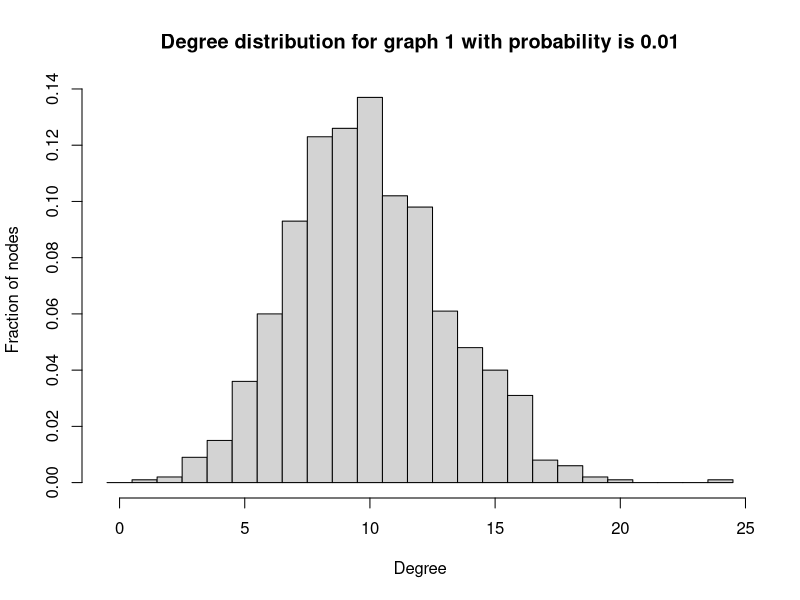
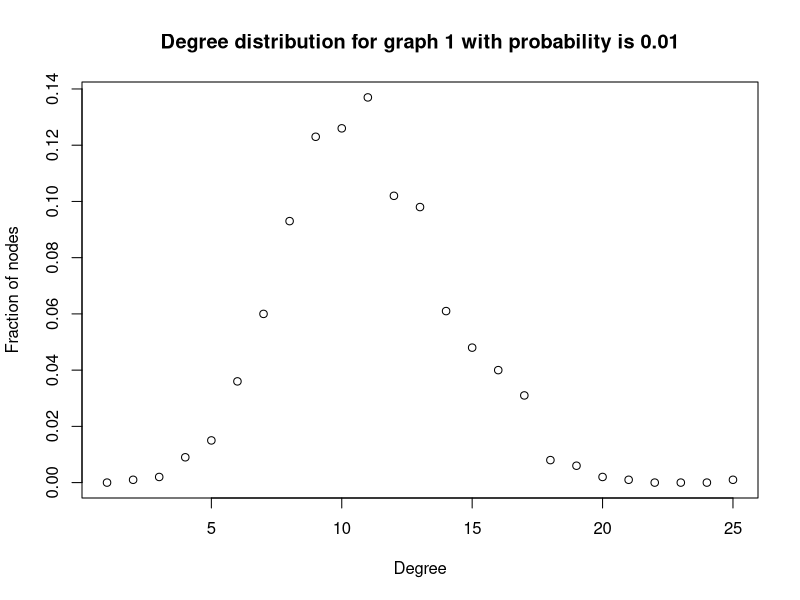
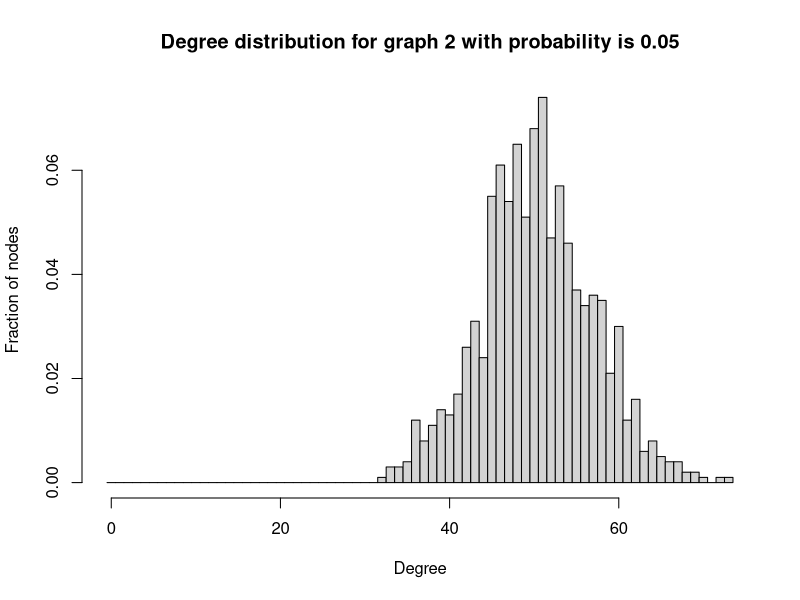
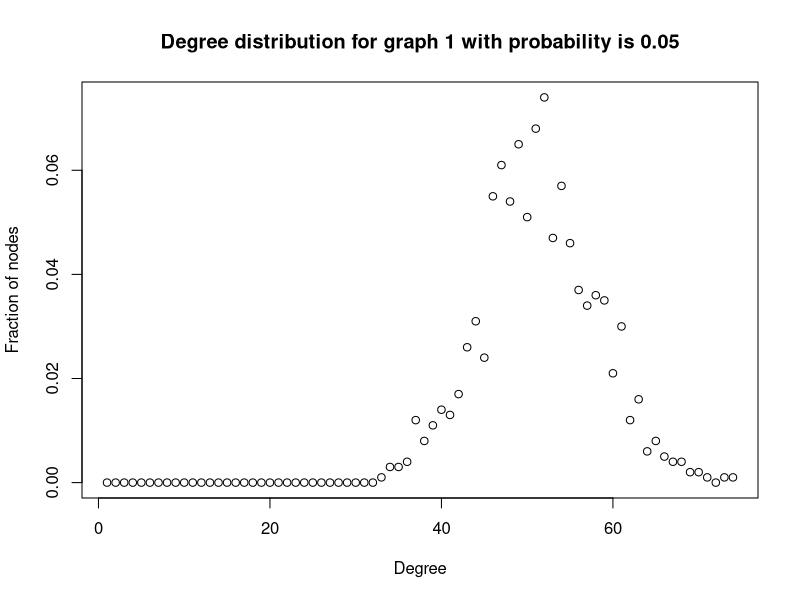
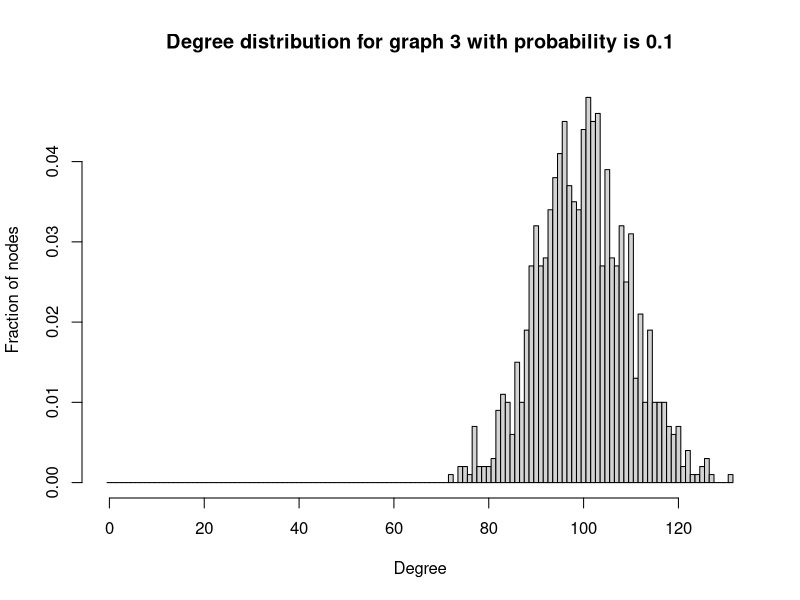
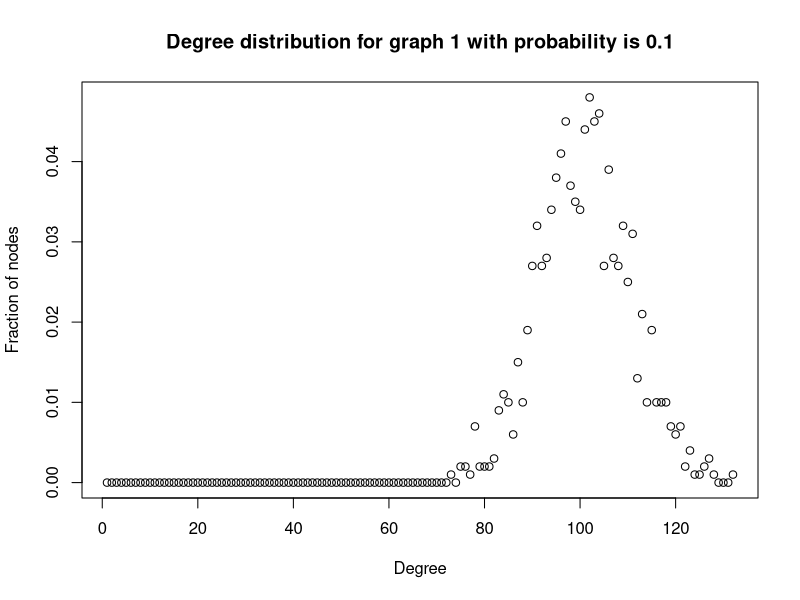

Generate these figures, in order, with R:
# EE 219 Homework 1 Problem 1 a
# Name: Weikun Han, Duzhi Chen
# Date: 4/14/2017
# Reference:
#  - https://google.github.io/styleguide/Rguide.xml#indentation

library(igraph)

# Initial veriables
node <- 1000
p <- c(0.01, 0.05, 0.1)

# Create three undirected random networks, and the probability p is
# for drawing an edge between two arbitrary vertices
graph1 <- random.graph.game(node, p[1], directed = FALSE)
graph2 <- random.graph.game(node, p[2], directed = FALSE)
graph3 <- random.graph.game(node, p[3], directed = FALSE)

# Use degree fucntion to find a numeric vector of the same length as argument v
degree1 <- degree(graph1)
degree2 <- degree(graph2)
degree3 <- degree(graph3)

# Plot the degree distributions
h1 <- hist(degree1,
           breaks = seq(-0.5, by = 1 , length.out = max(degree1) + 2),
           freq = FALSE,
           main = "Degree distribution for graph 1 with probability is 0.01",
           ylab = "Fraction of nodes",
           xlab = "Degree")
plot(degree.distribution(graph1),
     main = "Degree distribution for graph 1 with probability is 0.01",
     ylab = "Fraction of nodes",
     xlab = "Degree")
h2 <- hist(degree2,
           breaks = seq(-0.5, by = 1 , length.out = max(degree2) + 2),
           freq = FALSE,
           main = "Degree distribution for graph 2 with probability is 0.05",
           ylab = "Fraction of nodes",
           xlab = "Degree")
plot(degree.distribution(graph2),
     main = "Degree distribution for graph 1 with probability is 0.05",
     ylab = "Fraction of nodes",
     xlab = "Degree")
h3 <- hist(degree3,
           breaks = seq(-0.5, by = 1 , length.out = max(degree3) + 2),
           freq = FALSE,
           main = "Degree distribution for graph 3 with probability is 0.1",
           ylab = "Fraction of nodes",
           xlab = "Degree")
plot(degree.distribution(graph3),
     main = "Degree distribution for graph 1 with probability is 0.1",
     ylab = "Fraction of nodes",
     xlab = "Degree")
